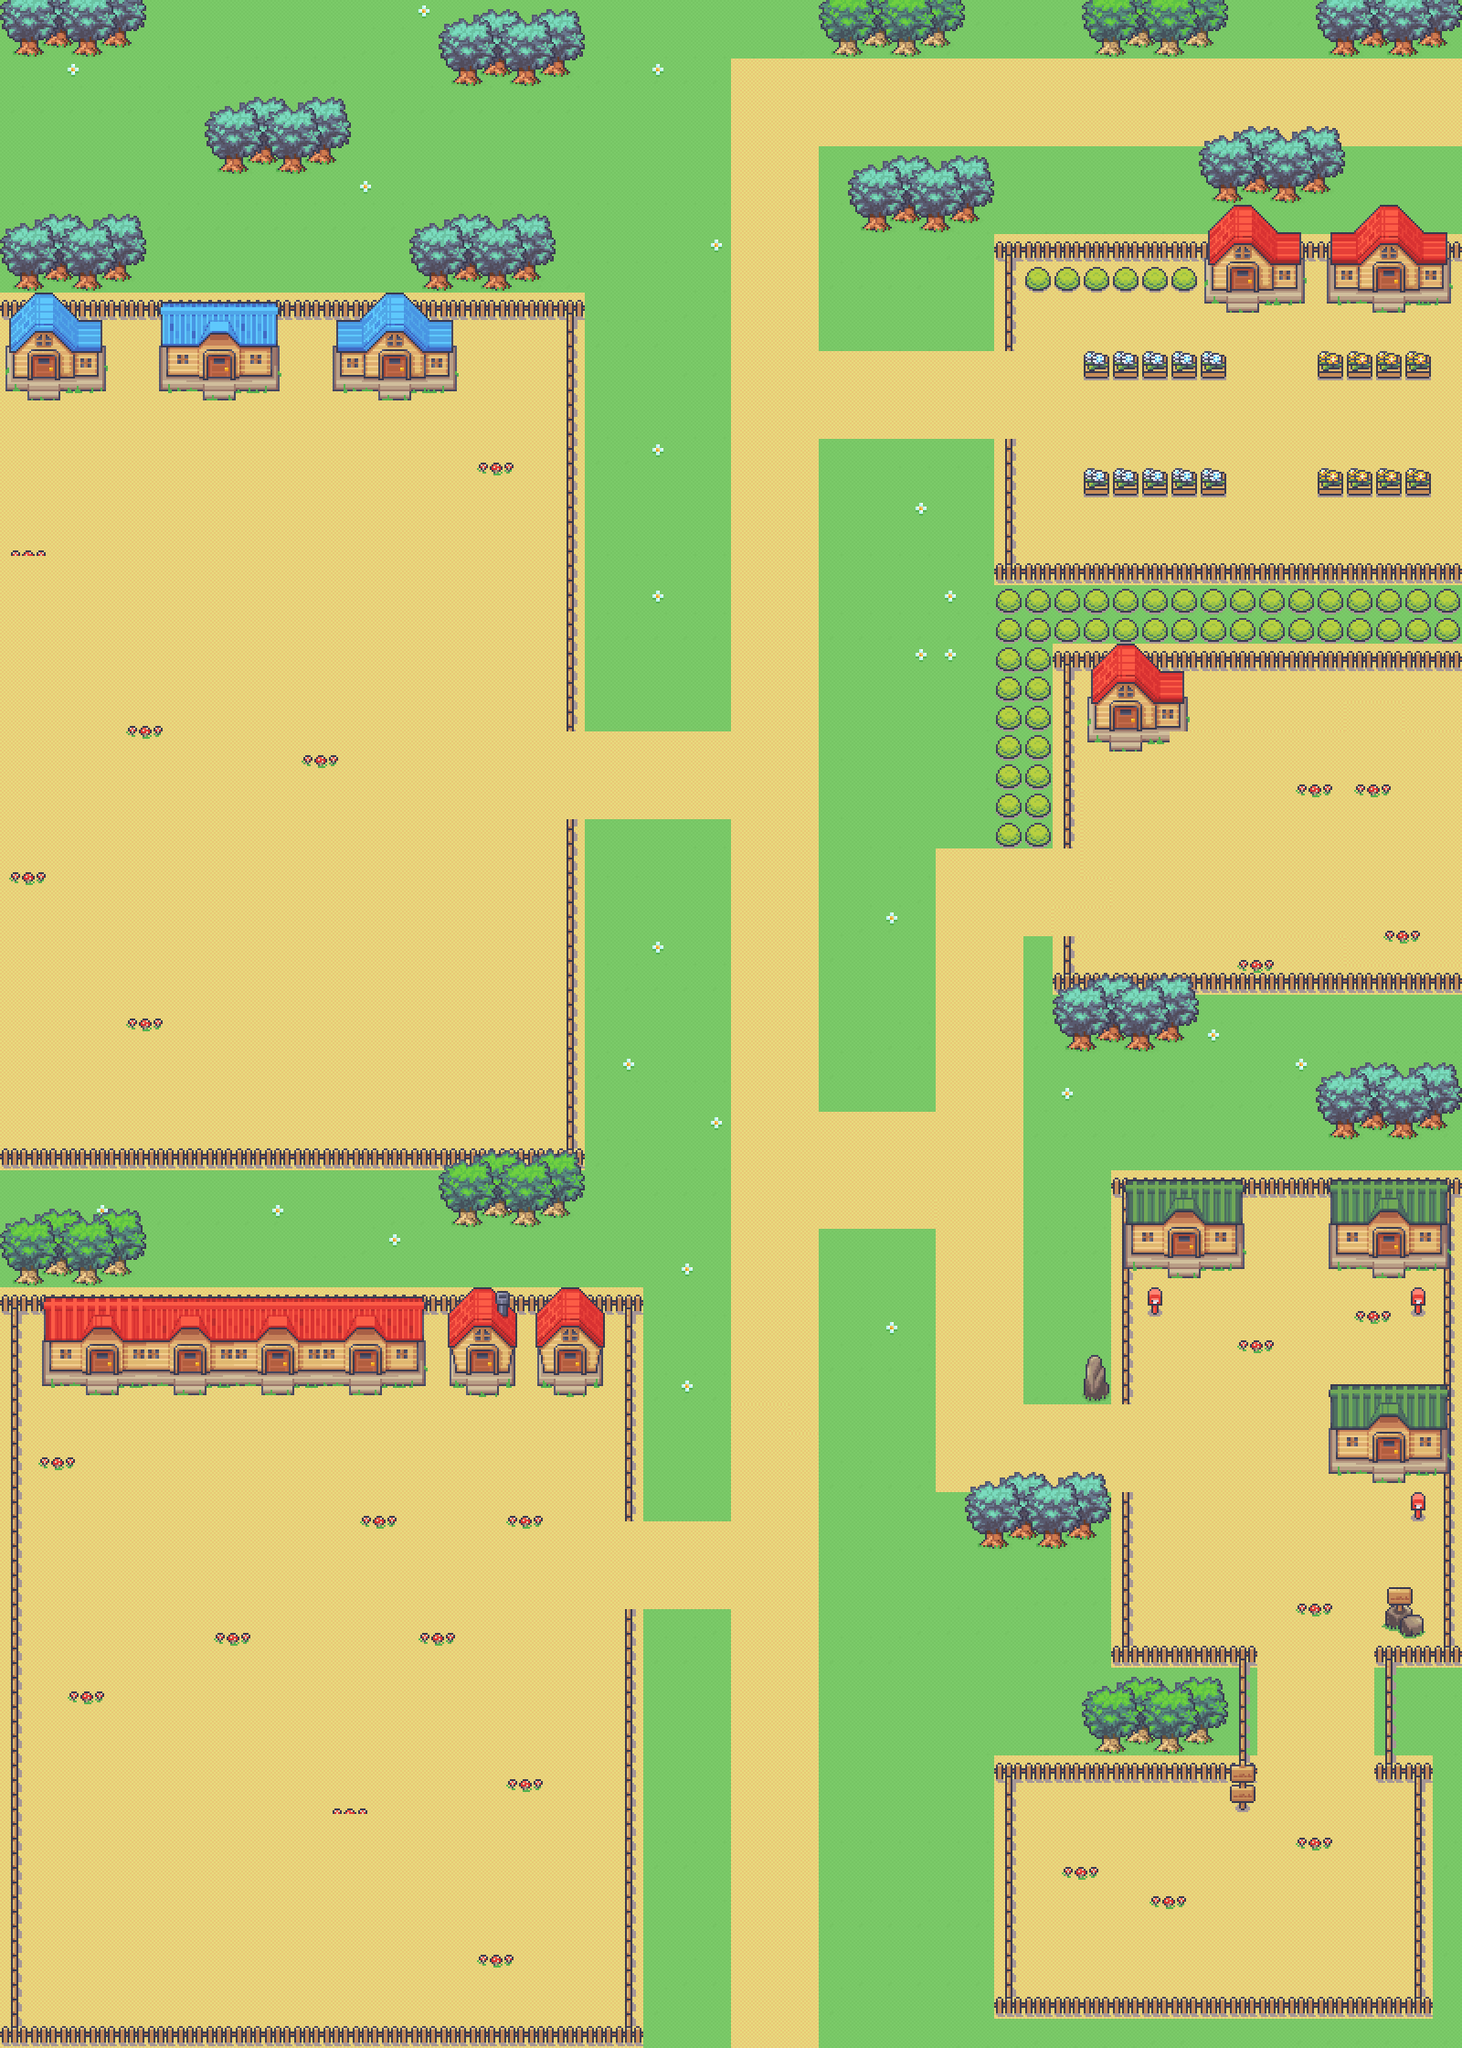

This game map was drawn from its Tiled (.tmx) file and the tilesets committed beside it. A one-line description and the trimmed map source follow:
An orthogonal 50x70 tile map with 32x32 px tiles, 6 tile layers (groundlayer3_1, roadlayer3_1, sidelayer3_1, houselayer3_1, ...), 2 tilesets and 17 objects (start, end, item4_1, item4_2, enemy4_1, ...).

<map version="1.9" tiledversion="1.9.2" orientation="orthogonal" renderorder="right-down" width="50" height="70" tilewidth="32" tileheight="32" infinite="0" nextlayerid="9" nextobjectid="38">
 <editorsettings>
  <export target="lv3_fram.tmj" format="json" />
 </editorsettings>
 <tileset firstgid="1" name="village32x32" tilewidth="32" tileheight="32" tilecount="855" columns="19">
  <image source="village32x32.png" width="608" height="1440" />
 </tileset>
 <tileset firstgid="856" name="farming_fishing" tilewidth="32" tileheight="32" tilecount="400" columns="20">
  <image source="farming_fishing.png" width="640" height="640" />
 </tileset>
 <layer id="1" name="groundlayer3_1" width="50" height="70">
  <data>[3500 cells, 3500 non-empty, 4 distinct tile ids]</data>
 </layer>
 <layer id="2" name="roadlayer3_1" width="50" height="70">
  <data>[3500 cells, 2289 non-empty, 2 distinct tile ids]</data>
 </layer>
 <layer id="4" name="sidelayer3_1" width="50" height="70">
  <data>[3500 cells, 321 non-empty, 8 distinct tile ids]</data>
 </layer>
 <layer id="3" name="houselayer3_1" width="50" height="70">
  <data>[3500 cells, 354 non-empty, 181 distinct tile ids]</data>
 </layer>
 <layer id="5" name="treelayer3_1" width="50" height="70">
  <data>[3500 cells, 220 non-empty, 30 distinct tile ids]</data>
 </layer>
 <objectgroup id="7" name="objectLayer">
  <object id="1" name="start" x="1576" y="116">
   <point />
  </object>
  <object id="3" name="end" x="848" y="2232">
   <point />
  </object>
  <object id="4" name="item4_1" x="1364" y="2040">
   <point />
  </object>
  <object id="5" name="item4_2" x="59.0303" y="811.515">
   <point />
  </object>
  <object id="7" name="enemy4_1" x="540" y="575">
   <point />
  </object>
  <object id="8" name="enemy4_2" x="1298.42" y="1480">
   <point />
  </object>
  <object id="11" name="enemy4_4" x="393.939" y="950">
   <point />
  </object>
  <object id="12" name="enemy4_5" x="181.818" y="740">
   <point />
  </object>
  <object id="13" name="item4_3" x="100" y="1715.15">
   <point />
  </object>
  <object id="14" name="enemy4_6" x="572.727" y="1610">
   <point />
  </object>
  <object id="15" name="enemy4_8" x="475.758" y="1910">
   <point />
  </object>
  <object id="16" name="enemy4_7" x="248.485" y="2010">
   <point />
  </object>
  <object id="18" name="item4_4" x="1518.18" y="936.364">
   <point />
  </object>
  <object id="19" name="enemy1" x="666" y="421.212">
   <point />
  </object>
  <object id="30" name="enemy2" x="1063" y="890.909">
   <point />
  </object>
  <object id="31" name="enemy3" x="740" y="1469.7">
   <point />
  </object>
  <object id="32" name="enemy4" x="1060" y="2000">
   <point />
  </object>
 </objectgroup>
 <layer id="6" name="layer63_1" width="50" height="70">
  <data>[3500 cells, 96 non-empty, 4 distinct tile ids]</data>
 </layer>
</map>
